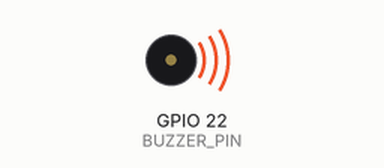
Simulated run of this sketch. Board: ESP32. Parts: buzzer (waves = sounding, pin HIGH). What the sketch prints to the serial monitor is not drawn.

Above: at 0.5 s.
Timing chart, 0 to 3.3 s (numbered marks = the images above):
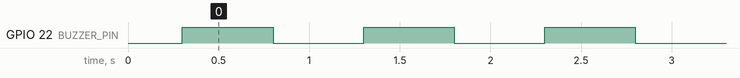

The sketch:

esp32_buzzer_test.ino
```cpp
/*
 * ESP32 buzzer test
 *
 * Wiring:
 *   Buzzer signal -> GPIO22 / D22
 *
 * For an active buzzer module, HIGH should make it beep.
 */

static const int BUZZER_PIN = 22;
static const uint32_t SERIAL_BAUD = 115200;
static const unsigned long ON_MS = 500;
static const unsigned long OFF_MS = 500;

void setup() {
  Serial.begin(SERIAL_BAUD);
  delay(300);

  pinMode(BUZZER_PIN, OUTPUT);
  digitalWrite(BUZZER_PIN, LOW);

  Serial.println("STATUS:BUZZER_TEST_READY");
}

void loop() {
  Serial.println("BUZZER:ON");
  digitalWrite(BUZZER_PIN, HIGH);
  delay(ON_MS);

  Serial.println("BUZZER:OFF");
  digitalWrite(BUZZER_PIN, LOW);
  delay(OFF_MS);
}
```

Measured:
- by itself, GPIO 22 (BUZZER_PIN): alternates HIGH for 0.50 s and LOW for 0.50 s
